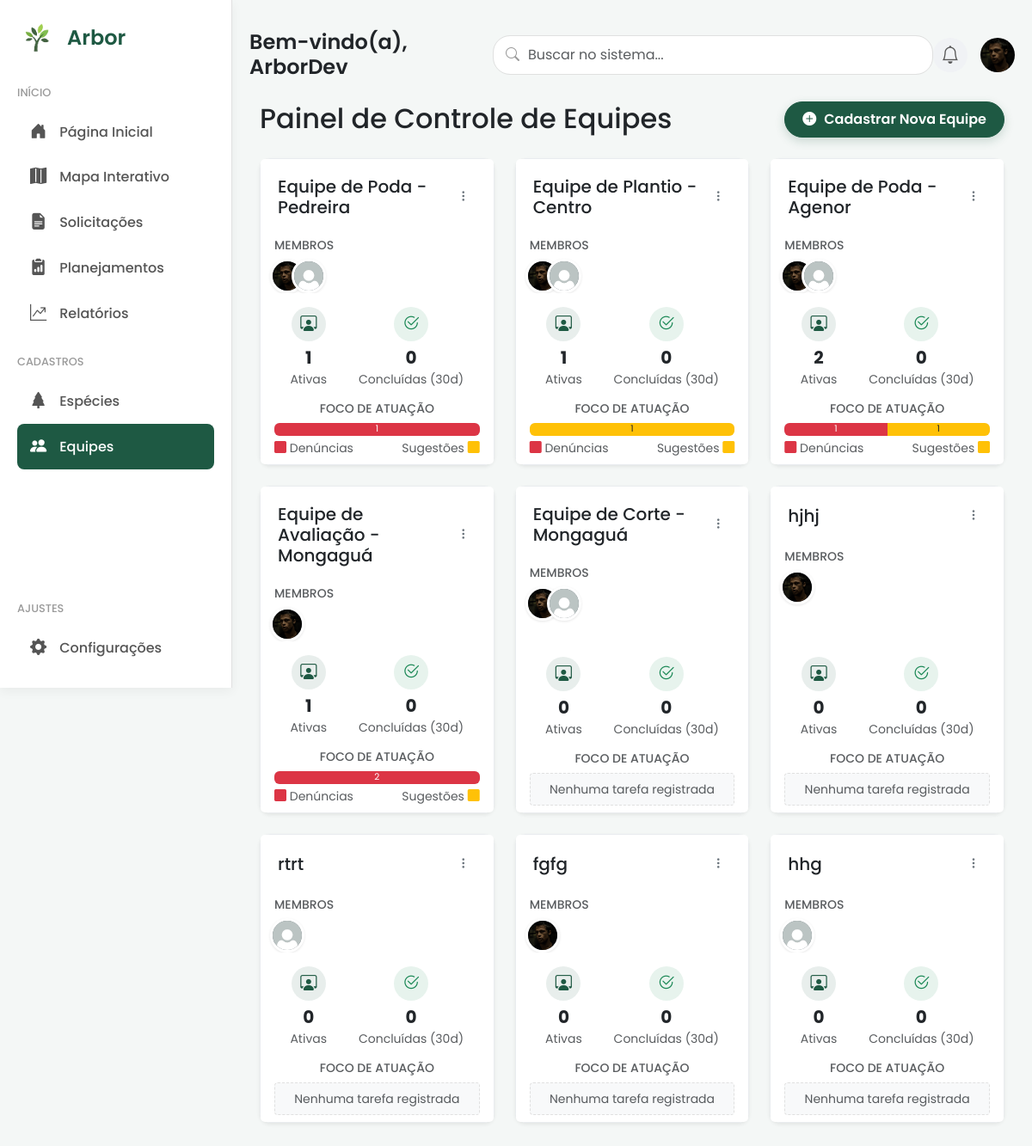
The app's page /equipes/ (signed in) with its own data.
### core/models.py (models this page shows, shortened)
class Profile(models.Model):
    user = models.OneToOneField(User, on_delete=models.CASCADE)
    imagem = models.ImageField(default='profile_pics/default.jpg', upload_to='profile_pics')
    cidade_principal = models.ForeignKey(
        CidadePermitida,
        on_delete=models.SET_NULL, # Se a cidade for apagada, não apaga o perfil
        null=True,
        blank=True,
        related_name="usuarios_residentes"
    )
    cidades_secundarias = models.ManyToManyField(
        CidadePermitida,
        blank=True,
        related_name="usuarios_visitantes"
    )

class Equipe(models.Model):
    nome = models.CharField(max_length=100)
    data_criação = models.DateTimeField(auto_now_add=True)
    membros = models.ManyToManyField(User, related_name='equipes', blank=True)

### core/views.py (the view)
# urls.py: path('equipes/', equipe_list, name='equipe_list'),
@login_required
def equipe_list(request):
    trinta_dias_atras = timezone.now() - timedelta(days=30)
    tarefas_concluidas_recentemente = Solicitacao.objects.filter(
        equipe_delegada=OuterRef('pk'),
        status='FINALIZADO',
        data_finalizacao__gte=trinta_dias_atras
    ).values('equipe_delegada').annotate(count=Count('pk')).values('count')
    equipes_com_stats = Equipe.objects.annotate(
        tarefas_ativas=Count('solicitacao', filter=Q(solicitacao__status='EM_ANDAMENTO')),
        tarefas_concluidas=Subquery(tarefas_concluidas_recentemente),
        denuncias_count=Count('solicitacao', filter=Q(solicitacao__tipo='DENUNCIA')),
        sugestoes_count=Count('solicitacao', filter=Q(solicitacao__tipo='SUGESTAO')),
    ).prefetch_related('membros__profile') # Já busca os membros e seus perfis de uma vez
    agentes_livres = User.objects.filter(is_staff=True, equipes__isnull=True).select_related('profile')
    context = {
        'equipes_com_stats': equipes_com_stats,
        'agentes_livres': agentes_livres,
    }
    return render(request, 'core/equipe_list.html', context)

### core/templates/core/equipe_list.html (shortened to what this page needs)
{% extends 'core/base_app.html' %}
{% block content %}
    <div class="page-header d-flex justify-content-between align-items-center mb-4">
        <h2 class="mb-0">Painel de Controle de Equipes</h2>
        <a href="{% url 'equipe_create' %}" class="btn btn-principal-acao">
            <i class="bi bi-plus-circle-fill me-1"></i>
            Cadastrar Nova Equipe
        </a>
    </div>
    <div class="row">
        {% for equipe in equipes_com_stats %}
            <div class="col-xl-4 col-md-6 mb-4">
                <div class="card h-100 shadow-sm card-team">
                    <div class="card-header d-flex justify-content-between align-items-center bg-white">
                        <h5 class="mb-0">{{ equipe.nome }}</h5>
                        <div class="dropdown">
                            <button class="btn btn-sm btn-icon" type="button" data-bs-toggle="dropdown">
                                <i class="bi bi-three-dots-vertical"></i>
                            </button>
                        </div>
                    </div>
                    <div class="card-body pb-0">
                        <h6 class="card-title text-muted small text-uppercase">Membros</h6>
                        {% if equipe.membros.all %}
                            <div class="team-members-stack">
                                {% for membro in equipe.membros.all %}
                                    <img src="{{ membro.profile.imagem.url }}"
                                         class="member-avatar"
                                         data-bs-toggle="tooltip"
                                         data-bs-placement="top"
                                         title="{{ membro.get_full_name|default:membro.username }}"
                                         onerror="this.style.display='none'">
                                {% endfor %}
                            </div>
                        {% else %}
                            <p class="text-muted small fst-italic">Nenhum membro nesta equipe.</p>
                        {% endif %}
                    </div>
                    <div class="card-footer bg-white border-0 pt-3">
                        <div class="d-flex justify-content-around align-items-center mb-3">
                            <div class="text-center">
                                <div class="stat-icon-wrapper icon-primary mb-1"><i class="bi bi-person-workspace"></i></div>
                                <div class="fs-5 fw-bold">{{ equipe.tarefas_ativas|default:0 }}</div>
                                <div class="small text-muted">Ativas</div>
                            </div>
                            <div class="text-center">
                                <div class="stat-icon-wrapper icon-success mb-1"><i class="bi bi-check2-circle"></i></div>
                                <div class="fs-5 fw-bold">{{ equipe.tarefas_concluidas|default:0 }}</div>
                                <div class="small text-muted">Concluídas (30d)</div>
                            </div>
                        </div>
                        <h6 class="card-title text-muted small text-uppercase mb-2 text-center">Foco de Atuação</h6>
                        {% with total=equipe.denuncias_count|add:equipe.sugestoes_count %}
                            {% if total > 0 %}
                                <div class="progress" style="height: 15px;" role="progressbar" aria-valuenow="{{ equipe.denuncias_count }}" aria-valuemin="0" aria-valuemax="{{ total }}">
                                    <div class="progress-bar bg-danger" style="width: {% widthratio equipe.denuncias_count total 100 %}%" title="{{ equipe.denuncias_count }} Denúncias"><small>{{ equipe.denuncias_count }}</small></div>
                                    <div class="progress-bar bg-warning text-dark" style="width: {% widthratio equipe.sugestoes_count total 100 %}%" title="{{ equipe.sugestoes_count }} Sugestões"><small>{{ equipe.sugestoes_count }}</small></div>
                                </div>
                                <div class="d-flex justify-content-between mt-1 small text-muted">
                                    <span><i class="bi bi-square-fill text-danger"></i> Denúncias</span>
                                    <span>Sugestões <i class="bi bi-square-fill text-warning"></i></span>
                                </div>
                            {% else %}
                                <div class="progress-empty-state"><small class="text-muted">Nenhuma tarefa registrada</small></div>
                            {% endif %}
                        {% endwith %}
                    </div>
                </div>
            </div>
        {% endfor %}
    </div>
{% endblock %}

### core/templates/core/base_app.html (shortened to what this page needs)
{% load static %}
<!doctype html>
<html lang="pt-br">
  <head>
    <link href="https://cdn.jsdelivr.net/npm/bootstrap@5.3.3/dist/css/bootstrap.min.css" rel="stylesheet">
    <link rel="stylesheet" href="https://cdn.jsdelivr.net/npm/bootstrap-icons@1.11.3/font/bootstrap-icons.min.css">
    <link rel="stylesheet" href="https://unpkg.com/leaflet@1.9.4/dist/leaflet.css" />
    <link rel="stylesheet" href="https://cdnjs.cloudflare.com/ajax/libs/leaflet.draw/1.0.4/leaflet.draw.css" />
    <link rel="stylesheet" href="https://unpkg.com/leaflet.markercluster@1.4.1/dist/MarkerCluster.css" />
    <link rel="stylesheet" href="https://unpkg.com/leaflet.markercluster@1.4.1/dist/MarkerCluster.Default.css" />
    <link href="https://cdn.jsdelivr.net/npm/select2@4.1.0-rc.0/dist/css/select2.min.css" rel="stylesheet" />
    <link rel="stylesheet" href="{% static 'core/css/custom.css' %}">
  </head>
  <body class="app-body">
    <div class="app-container">
        <nav class="sidebar">
            <div>
                <div class="sidebar-header">
                    <div class="sidebar-logo">
                        <img src="{% static 'core/img/arvore-logo-verde.png' %}" alt="Logo Arbor" style="width: 48px;">
                        <span class="sidebar-logo-text">Arbor</span>
                    </div>
                </div>
                <ul class="sidebar-menu">
                    <li class="menu-header"><span>Início</span></li>
                    <li><a href="{% url 'home' %}" class="{% if request.resolver_match.url_name == 'home' %}active{% endif %}"><i class="bi bi-house-door-fill"></i><span class="menu-text"> Página Inicial</span></a></li>
                    <li><a href="{% url 'mapa' %}" class="{% if request.resolver_match.url_name == 'mapa' %}active{% endif %}"><i class="bi bi-map-fill"></i><span class="menu-text"> Mapa Interativo</span></a></li>
                    <li><a href="{% url 'solicitacao_list' %}" class=""><i class="bi bi-file-earmark-text-fill"></i><span class="menu-text"> Solicitações</span></a></li>
                    <li><a href="{% url 'planejamentos' %}" class="{% if pagina == 'planejamentos' %}active{% endif %}"><i class="bi bi-clipboard2-data-fill"></i><span class="menu-text"> Planejamentos</span></a></li> </span></a></li>
                    <li><a href="{% url 'relatorios' %}" class="{% if request.resolver_match.url_name == 'relatorios' %}active{% endif %}"><i class="bi bi-graph-up-arrow"></i><span class="menu-text"> Relatórios</span></a></li>
                    <li class="menu-header"><span>Cadastros</span></li>
                    <li><a href="{% url 'especie_list' %}" class="{% if 'especie' in request.resolver_match.url_name %}active{% endif %}"><i class="bi bi-tree-fill"></i><span class="menu-text"> Espécies</span></a></li>
                    <li><a href="{% url 'equipe_list' %}" class="{% if 'equipe' in request.resolver_match.url_name %}active{% endif %}"><i class="bi bi-people-fill"></i><span class="menu-text"> Equipes</span></a></li>
                </ul>
            </div>
            <div class="sidebar-footer">
                <ul class="sidebar-menu">
                    <li class="menu-header"><span>Ajustes</span></li>
                    <li><a href="{% url 'configuracoes' %}"><i class="bi bi-gear-fill"></i><span class="menu-text"> Configurações</span></a></li>
                </ul>
            </div>
        </nav>
        <main class="main-content">
            <header class="main-header">
                <div class="header-greeting">
                    <h4>Bem-vindo(a), {{ user.first_name|default:user.username }}</h4>
                </div>
                <div class="header-search">
                    <form action="{% url 'search_results' %}" method="get" class="d-flex">
                        <i class="bi bi-search"></i>
                        <input class="form-control" type="search" name="q" placeholder="Buscar no sistema..." aria-label="Search">
                    </form>
                </div>
                <div class="header-actions">
                    <a href="#" class="header-icon-btn" data-bs-toggle="tooltip" data-bs-placement="bottom" title="Notificações">
                        <i class="bi bi-bell"></i>
                    </a>
                    <div class="dropdown profile-dropdown">
                        <a href="#" class="d-block link-dark text-decoration-none dropdown-toggle" id="dropdownUser1" data-bs-toggle="dropdown" aria-expanded="false">
                            <img src="{{ user.profile.imagem.url }}" alt="Foto do Perfil" width="40" height="40" class="rounded-circle">
                        </a>
                    </div>
                </div>
            </header>
            <div class="page-content">
                <div class="container-xl">
                    {% block content %}{% endblock %}
                </div>
            </div>
        </main>
    </div>
  </body>
</html>

### records on screen
Equipe: nome "Equipe de Poda - Pedreira", tarefas_ativas "1", tarefas_concluidas "0", denuncias_count "1"
Equipe: nome "Equipe de Plantio - Centro", tarefas_ativas "1", tarefas_concluidas "0", sugestoes_count "1"
Equipe: nome "Equipe de Poda - Agenor", tarefas_ativas "2", tarefas_concluidas "0", denuncias_count "1", sugestoes_count "1"
Equipe: nome "Equipe de Avaliação - Mongaguá", tarefas_ativas "1", tarefas_concluidas "0", denuncias_count "2"
Equipe: nome "Equipe de Corte - Mongaguá", tarefas_ativas "0", tarefas_concluidas "0", shows "Nenhuma tarefa registrada"
Equipe: nome "hjhj", tarefas_ativas "0", tarefas_concluidas "0", shows "Nenhuma tarefa registrada"
Equipe: nome "rtrt", tarefas_ativas "0", tarefas_concluidas "0", shows "Nenhuma tarefa registrada"
Equipe: nome "fgfg", tarefas_ativas "0", tarefas_concluidas "0", shows "Nenhuma tarefa registrada"
Equipe: nome "hhg", tarefas_ativas "0", tarefas_concluidas "0", shows "Nenhuma tarefa registrada"

### other values on screen
{{ user.first_name|default:user.username }} "ArborDev"
